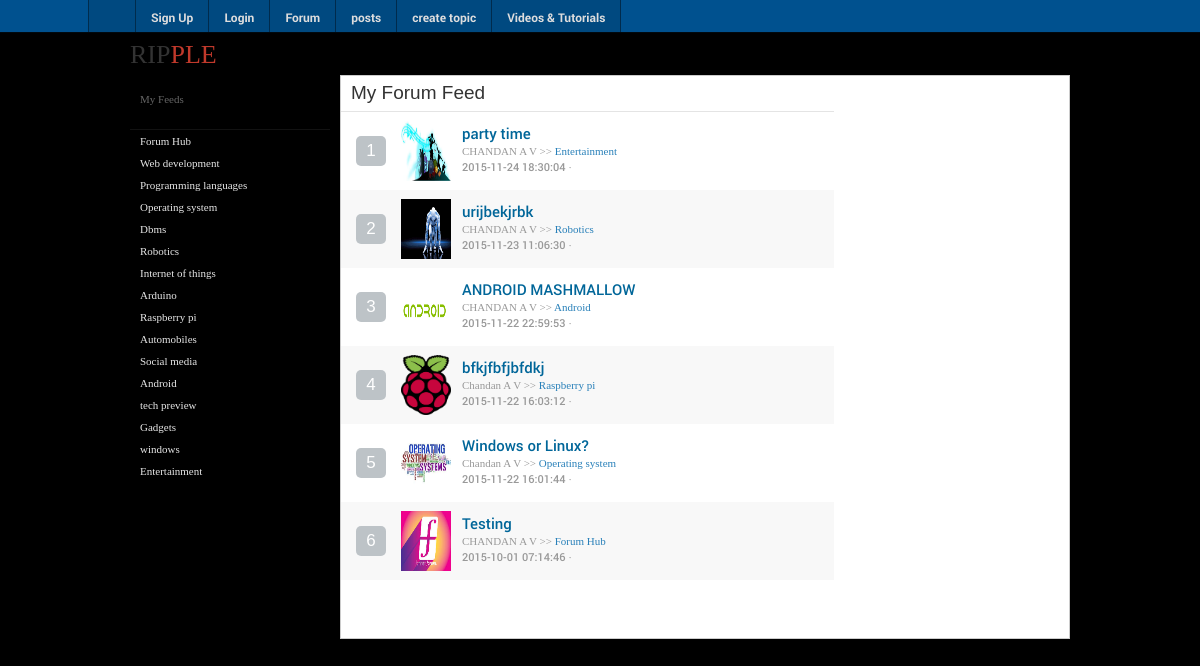
/forum.php, run on the app's committed database.
### tables this page shows
CREATE TABLE IF NOT EXISTS `categories` (
  `cat_id` int(8) NOT NULL,
  `cat_name` varchar(255) NOT NULL,
  `cat_description` varchar(255) NOT NULL,
  `cat_img` varchar(255) NOT NULL,
  `faicon` varchar(20) NOT NULL
);

CREATE TABLE IF NOT EXISTS `topics` (
  `topic_id` int(8) NOT NULL,
  `topic_subject` varchar(255) NOT NULL,
  `topic_date` datetime NOT NULL,
  `topic_cat` int(8) NOT NULL,
  `topic_by` int(8) NOT NULL
);

CREATE TABLE IF NOT EXISTS `users` (
  `userID` int(11) NOT NULL,
  `username` varchar(80) NOT NULL,
  `firstName` varchar(30) NOT NULL,
  `lastName` varchar(60) NOT NULL,
  `contact` varchar(13) NOT NULL,
  `education` varchar(255) NOT NULL,
  `email` varchar(60) NOT NULL,
  `password` varchar(100) NOT NULL,
  `thumbnail` varchar(255) DEFAULT '',
  `gender` varchar(10) DEFAULT '',
  `birthdate` varchar(255) DEFAULT '0000-00-00',
  `birthmo` varchar(255) NOT NULL,
  `birthyr` varchar(255) NOT NULL,
  `religion` varchar(100) DEFAULT '',
  `birthplace` varchar(255) DEFAULT '',
  `address` varchar(255) NOT NULL,
  `ano` varchar(255) NOT NULL,
  `opt` varchar(255) NOT NULL,
  `points` int(8) NOT NULL
);

### forum.php (the view, shortened to what this page needs)
<!DOCTYPE html>
<html lang="en">
<head>
    <link rel='stylesheet' type='text/css' href='videos/css/main.css' >
<link rel='stylesheet' type='text/css' href='videos/css/jquery-ui/jquery-ui.css' >
<link rel='stylesheet' type='text/css' href='videos/css/forum.css' >
<link rel='stylesheet' type='text/css' href='videos/css/footer.css' >
</head>
<body>
<div id="wrapper" >
                <header id="main_header">
                                <a href="index.php" class="headerLogo">RIP<span class="secondColor">PLE</span></a>
            </header>
                <section id="main_section" class="forum-main-section">
   <aside id="forum-left-bar" style="background:black;">
    <dl   style="margin-top:10px;"  >
        <dt>My Feeds</dt>
    </dl>
    <dl>
            <div class="menu-item-divider"></div>
        <?php
$sql = "SELECT
			categories.cat_id,
			categories.cat_name,
			categories.cat_description,
			categories.faicon,
			COUNT(topics.topic_id) AS topics
		FROM
			categories
		LEFT JOIN
			topics
		ON
			topics.topic_id = categories.cat_id
		GROUP BY
			categories.cat_name, categories.cat_description, categories.cat_id ORDER BY categories.cat_id ASC ";
$result = mysql_query($sql);
if(!$result)
{
	echo 'The categories could not be displayed, please try again later.';
}
else
{
	if(mysql_num_rows($result) == 0)
	{
		echo 'No categories defined yet.';
	}
	else
	{
		  while($row = mysql_fetch_array($result))
		{			$id=$row['cat_id'];
		               echo '     <dd>
                    <a href="category.php?id='.$row['cat_id'].'">'. $row['cat_name'] .'</a>
                                <div class=\"menu-item-divider\"></div>
            </dd>';
		}
	}
}
?>
    </dl>
</aside>
    <section id="forum-content-wrapper">
        <section id="main_content">
                        <h2 class="titles">My Forum Feed
                                                           </h2>
            <table cellpadding="0" cellspacing="0" class="forumlist">
                                    <tfoot>
                    <tr>
                        <td colspan="3">
        </td>
                    </tr>
                    </tfoot>
                    <tbody >
	<?php
			$topicsql = "SELECT
									topic_id,
									topic_subject,
									topic_date,
									topic_cat,
									topic_by
								FROM
									topics
								ORDER BY
									topic_id
								DESC
						";
					$topicsresult = mysql_query($topicsql) or die(mysql_error());
					if(!$topicsresult)
					{
						echo 'Last topic could not be displayed.';
					}
					else
					{
						$i=1;
						while($topicrow=mysql_fetch_array($topicsresult)){
								$cat_img="SELECT * FROM categories Where cat_id='".$topicrow['topic_cat']."'";
								$c_img=mysql_query($cat_img)or die(mysql_error());
								$im=mysql_fetch_array($c_img);
								$user="SELECT * FROM users WHERE userID='".$topicrow['topic_by']."'";
					$user_res=mysql_query($user) or die(mysql_error());
					$user_result=mysql_fetch_array($user_res);
						echo '
					   <tr> <td class="post-votes " >
                            <a href="#" class="thumb-up"
                              >
                                '.$i.'                        </a>
                        </td>
                        <td class="icon-column" >
                            <a href="category.php?id='.$im['cat_id'].'">
                                                                <img src="'.$im['cat_img'].'" height="60" width="60"
                                    class="poster-icon"/> </a>
                        </td>
                        <td style="width:100%;" class="post-content">
                            <a href="topic.php?id='.$topicrow['topic_id'].'"
                                class="post-title">'.$topicrow['topic_subject'].'</a><br/> <a
                                href="user.php?user='.$topicrow['topic_by'].'"
                                class="poster-name">'.$user_result['firstName'].' '.$user_result['lastName'].' </a> &gt;&gt; <a
                                href="category.php?id='.$im['cat_id'].'"
                                class="category-name">'.$im['cat_name'].'</a> <br/>
                            <a href="topic.php?id='.$topicrow['topic_id'].'"
                                class="postdate">'.$topicrow['topic_date'].'</a>
                            &middot;
                        </td></tr>
                       ';
					   $i=$i+1;
						}
					}
							?>
                                            </tbody>
                            </table>
        </section>
        <section id="forum-right-bar">
        </section>
    </section>
</section>
  <div id="main_footer">    </div>
    <div id="fixed_footer">
	 <ul>
      <div class="centered-navigation">
                <li class="home_button" style="border-left:1px solid rgba(0,0,0,0.4); height:auto;"><a href="index.php"></a>
                </li>
			<?php if($_SESSION['signed_in'])
			{
				               echo ' <li><a href="account.php" class="p_menu">My Account</a></li>';
			}
			else{
								               echo ' <li><a href="signup.php" class="p_menu">Sign Up</a></li>';
				               echo ' <li><a href="login.php" class="p_menu">Login</a></li>';
			}?>
<li>
                    <a href="forum.php" class="p_menu">Forum</a>
                </li>
				<li>
                    <a href="pop_posts.php" class="p_menu">posts</a>
                </li>                <li>
                    <a href="createtopic.php" class="p_menu">create topic</a>
                </li>
				    <li class="has-submenu" id="lft-last-li"><a href="videos.php" class="p_menu">Videos & Tutorials</a>
                </li>
            </div>
            </ul>
        </div>
    </div>
</body>
</html>

### videos/css/main.css (style rules this page uses)
* { margin: 0px; padding: 0px; }
article, aside, details, figcaption, figure, footer, header, hgroup, menu, nav, section { display: block; }
a img { border: none; }
a:link, a:visited { color: #006699; text-decoration: none; }
a:link.headerLogo, a:visited.headerLogo { color: #333333; text-decoration: none; font-family: Oswald-Regular; font-size: 26px; }
a:link.headerLogo .secondColor, a:visited.headerLogo .secondColor, a:hover.headerLogo .secondColor, a:active.headerLogo .secondColor { color: #C0392B; }
body { text-align: center; background: #000000 url("/images/paper_background.jpg") repeat; position: relative; font: 12px/1.4 Arial, Helvetica, sans-serif; color: #444444; }
h1, h2, h3, h4, h5 { font-weight: normal; }
table { width: 100%; }
td { padding: 3px; }
#main_footer { clear: both; text-align: center; padding: 10px 5px 10px; color: #333333; }
#main_header { padding: 2px 0px; }
#main_section { background: white; float: left; width: 1024px; border: 1px solid #CCCCCC; }
#wrapper { width: 1024px; margin: 5px auto; text-align: left; }
.titles { color: #333333; font-family: 'OpenSans-CondBold', sans-serif; font-size: 19px; font-weight: normal; }

### videos/css/forum.css (style rules this page uses)
#fixed_footer .centered-navigation { margin: 0; }
#wrapper { width: 80%; }
#wrapper #main_header { padding: 2px 10px; }
#forum-content-wrapper { margin-left: 210px; padding: 4px 10px 40px 10px; border: solid 1px #CCCCCC; background: #FFFFFF; height: 100%; }
#main_section { float: none; width: auto; margin: 0px 10px; border: none; background: none; position: relative; }
.forum-main-section #main_content { padding: 0; margin-right: 215px; }
#forum-right-bar { width: 200px; height: 600px; margin: 0 10px 10px 10px; right: 0; top: 10px; position: absolute; }
.forumlist { border-collapse: collapse; border-top: solid 1px #E4E4E4; margin-top: 4px; margin-left: -10px; }
.forumlist td { padding: 9px 0; padding-left: 0px; background: #FFFFFF; }
.forumlist tbody tr:nth-child(even) td { background: #F8F8F8; }
.forumlist tbody { margin-bottom: 25px; }
.forumlist tfoot td { border: none; }
.forumlist td .poster-icon { float: left; width: 30px; margin-right: 8px; }
.forumlist .post-votes a.thumb-up, .forumlist .post-votes a.thumb-down, .forumlist .post-votes span.reply-votes { float: left; }
.forumlist .post-votes { width: 45px; }
.forumlist .icon-column { padding-right: 11px; }
.forumlist .icon-column img { width: 50px; margin: 0; }
.forumlist .post-content { font-size: 11px; font-family: Roboto-Regular; color: #999999; }
.forumlist .post-title { font-size: 15px; font-family: OpenSans-Semibold, Roboto-Medium; line-height: 1; display: inline-block; padding-bottom: 1px; }
.forumlist .poster-name { color: #999999; }
.forumlist .category-name { color: #2980B9; }
.forumlist .postdate, .forumlist .post-replies { font-size: 11px; color: #999999; font-family: Roboto-Medium; }
.post-votes { position: relative; }
.post-votes a.thumb-up { font-family: 'OpenSans-CondBold', sans-serif; font-size: 17px; font-weight: normal; width: 30px; height: 30px; text-align: center; line-height: 30px; color: #FFFFFF; background: #BDC3C7; text-indent: 0; border-radius: 5px; text-decoration: none; margin: 0 15px; }
.postdate { color: #999999; }
#forum-left-bar { width: 200px; padding: 5px 0; color: #FFFFFF; float: left; font-family: OpenSans-Regular; font-size: 11px; background: url(../images/forum/menu-bg.png); box-shadow: 2px 3px 5px rgba(0, 0, 0, 0.3); }
#forum-left-bar dl { color: #666666; margin: 18px 0 0; }
#forum-left-bar dt { padding: 2px 10px; }
#forum-left-bar dd { position: relative; }
#forum-left-bar dd a { display: block; line-height: 18px; padding: 2px 10px; text-decoration: none !important; color: #E6E6E6; }
.menu-item-divider { height: 1px; background-color: rgba(0, 0, 0, 0.15); border-bottom: solid 1px rgba(255, 255, 255, 0.07); }

### data on the page
categories: cat_name "Forum Hub"
categories: cat_name "Web development"
categories: cat_name "Programming languages"
categories: cat_name "Operating system"
categories: cat_name "Dbms"
categories: cat_name "Robotics"
categories: cat_name "Internet of things"
categories: cat_name "Arduino"
categories: cat_name "Raspberry pi"
categories: cat_name "Automobiles"
categories: cat_name "Social media"
categories: cat_name "Android"
categories: cat_name "tech preview"
categories: cat_name "Gadgets"
categories: cat_name "windows"
categories: cat_name "Entertainment"
topics: categories.cat_img (picture), topic_subject "party time", users.firstName "CHANDAN", users.lastName "A V", categories.cat_name "Entertainment", topic_date "2015-11-24 18:30:04"
topics: categories.cat_img (picture), topic_subject "urijbekjrbk", users.firstName "CHANDAN", users.lastName "A V", categories.cat_name "Robotics", topic_date "2015-11-23 11:06:30"
topics: categories.cat_img (picture), topic_subject "ANDROID MASHMALLOW", users.firstName "CHANDAN", users.lastName "A V", categories.cat_name "Android", topic_date "2015-11-22 22:59:53"
topics: categories.cat_img (picture), topic_subject "bfkjfbfjbfdkj", users.firstName "Chandan", users.lastName "A V", categories.cat_name "Raspberry pi", topic_date "2015-11-22 16:03:12"
topics: categories.cat_img (picture), topic_subject "Windows or Linux?", users.firstName "Chandan", users.lastName "A V", categories.cat_name "Operating system", topic_date "2015-11-22 16:01:44"
topics: categories.cat_img (picture), topic_subject "Testing", users.firstName "CHANDAN", users.lastName "A V", categories.cat_name "Forum Hub", topic_date "2015-10-01 07:14:46"
